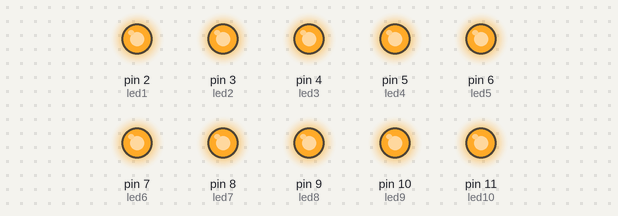
The sketch below on a simulated Arduino Uno, built with avr-gcc and run on an emulated ATmega328P. Shown: output pins drawn as LEDs (lit = HIGH).

Above: at 0.1 s.
At 2.7 s:
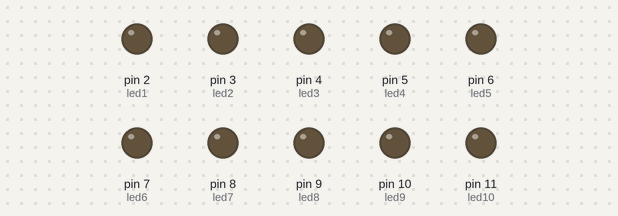
Timing chart, 0 to 3.0 s (numbered marks = the images above):
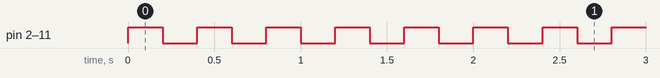

Measured:
- by itself, pin 2 (led1), pin 3 (led2), pin 4 (led3), pin 5 (led4), pin 6 (led5), pin 7 (led6), pin 8 (led7), pin 9 (led8), pin 10 (led9), pin 11 (led10): alternates HIGH for 0.20 s and LOW for 0.20 s

The sketch:

coeur.ino
```cpp
int led1 = 2;
int led2 = 3;
int led3 = 4;
int led4 = 5;
int led5 = 6;
int led6 = 7;
int led7 = 8;
int led8 = 9;
int led9 = 10;
int led10 = 11;

void chenille(){
   digitalWrite(led1,HIGH);
    delay(100);
    digitalWrite(led2,HIGH);
    delay(100);
    digitalWrite(led3,HIGH);
    delay(100);
    digitalWrite(led4,HIGH);
    delay(100);
    digitalWrite(led5,HIGH);
    delay(100);
    digitalWrite(led6,HIGH);
    delay(100);
    digitalWrite(led7,HIGH);
    delay(100);
    digitalWrite(led8,HIGH);
    delay(100);
    digitalWrite(led9,HIGH);
    delay(100);
    digitalWrite(led10,HIGH);
    delay(100);
    digitalWrite(led1,LOW);
    delay(100);
    digitalWrite(led2,LOW);
    delay(100);
    digitalWrite(led3,LOW);
    delay(100);
    digitalWrite(led4,LOW);
    delay(100);
    digitalWrite(led5,LOW);
    delay(100);
    digitalWrite(led6,LOW);
    delay(100);
    digitalWrite(led7,LOW);
    delay(100);
    digitalWrite(led8,LOW);
    delay(100);
    digitalWrite(led9,LOW);
    delay(100);
    digitalWrite(led10,LOW);
    delay(100);
}
void deuxSurDeux(){
  digitalWrite(led2,HIGH);
  digitalWrite(led4,HIGH);
  digitalWrite(led6,HIGH);
  digitalWrite(led8,HIGH);
  digitalWrite(led10,HIGH);
  digitalWrite(led1,LOW);
  delay(100);
  digitalWrite(led1,HIGH);
  digitalWrite(led3,LOW);
  delay(100);
  digitalWrite(led3,HIGH);
  digitalWrite(led5,LOW);
  delay(100);
  digitalWrite(led5,HIGH);
  digitalWrite(led7,LOW);
  delay(100);
  digitalWrite(led7,HIGH);
  digitalWrite(led9,LOW);
  delay(100);
  digitalWrite(led9,HIGH);
}

void troisSurTrois(){
  digitalWrite(led1,HIGH);
  digitalWrite(led2,HIGH);
  digitalWrite(led3,HIGH);
  digitalWrite(led4,HIGH);
  digitalWrite(led5,HIGH);
  digitalWrite(led6,HIGH);
  digitalWrite(led7,HIGH);
  digitalWrite(led8,HIGH);
  digitalWrite(led9,HIGH);
  digitalWrite(led10,HIGH);
  digitalWrite(led1,LOW);
  delay(250);
  digitalWrite(led1,HIGH);
  digitalWrite(led4,LOW);
  delay(250);
  digitalWrite(led4,HIGH);
  digitalWrite(led7,LOW);
  delay(250);
  digitalWrite(led7,HIGH);
  digitalWrite(led10,LOW);
  delay(250);
  digitalWrite(led10,HIGH);
  digitalWrite(led3,LOW);
  delay(250);
  digitalWrite(led3,HIGH);
  digitalWrite(led6,LOW);
  delay(250);
  digitalWrite(led6,HIGH);
  digitalWrite(led9,LOW);
  delay(250);
  digitalWrite(led9,HIGH);
  digitalWrite(led2,LOW);
  delay(250);
  digitalWrite(led2,HIGH);
  digitalWrite(led5,LOW);
  delay(250);
  digitalWrite(led5,HIGH);
  digitalWrite(led8,LOW);
  delay(250);
  digitalWrite(led8,HIGH);
}

void clignotant(){
    digitalWrite(led1,HIGH);
    digitalWrite(led2,HIGH);
    digitalWrite(led3,HIGH);
    digitalWrite(led4,HIGH);
    digitalWrite(led5,HIGH);
    digitalWrite(led6,HIGH);
    digitalWrite(led7,HIGH);
    digitalWrite(led8,HIGH);
    digitalWrite(led9,HIGH);
    digitalWrite(led10,HIGH);
    delay(200);
    digitalWrite(led1,LOW);
    digitalWrite(led2,LOW);
    digitalWrite(led3,LOW);
    digitalWrite(led4,LOW);
    digitalWrite(led5,LOW);
    digitalWrite(led6,LOW);
    digitalWrite(led7,LOW);
    digitalWrite(led8,LOW);
    digitalWrite(led9,LOW);
    digitalWrite(led10,LOW);
    delay(200);
}

void defaut(){
  digitalWrite(led1,HIGH);
  digitalWrite(led2,HIGH);
  digitalWrite(led3,HIGH);
  digitalWrite(led4,HIGH);
  digitalWrite(led5,HIGH);
  digitalWrite(led6,HIGH);
  digitalWrite(led7,HIGH);
  digitalWrite(led8,HIGH);
  digitalWrite(led9,HIGH);
  digitalWrite(led10,HIGH);
}
```

coeur.h
```cpp
void chenille();
void deuxSurDeux();
void troisSurTrois();
void clignotant();
void defaut();
```

main.ino
```cpp
#include "coeur.h"
#include "param.h"

void setup()
{
    pinMode(led1,OUTPUT);
    pinMode(led2,OUTPUT);
    pinMode(led3,OUTPUT);
    pinMode(led4,OUTPUT);
    pinMode(led5,OUTPUT);
    pinMode(led6,OUTPUT);
    pinMode(led7,OUTPUT);
    pinMode(led8,OUTPUT);
    pinMode(led9,OUTPUT);
    pinMode(led10,OUTPUT);
}

void loop() {
  switch(choix){
    case 1: chenille();
    break;
    case 2: deuxSurDeux();
    break;
    case 3: troisSurTrois();
    break;
    case 4: clignotant();
    break;
    default: defaut();
    }
}
```

param.h
```cpp
#define choix 4
```
